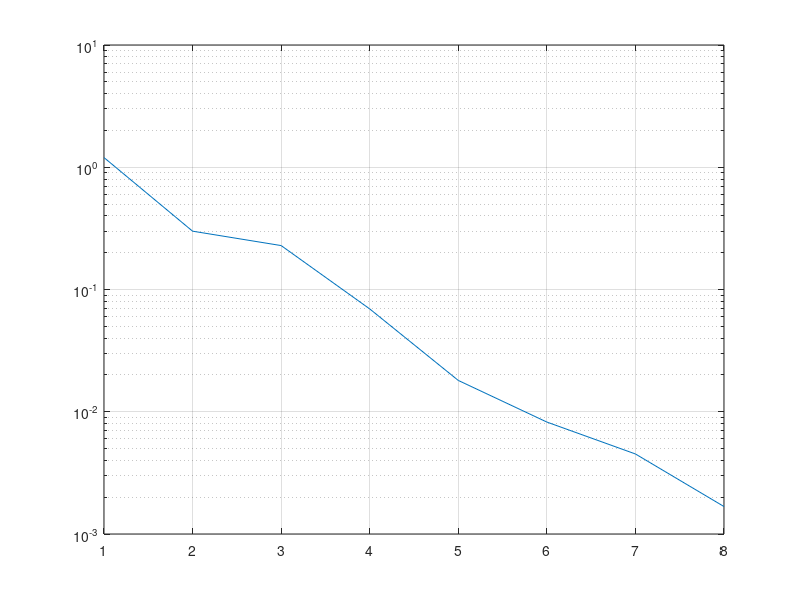

Write MATLAB code to recreate this figure.
clear
close all
A=[8 2 -4; 5 10 -3; -1 5 20];
b=[6; 12; 24];
x=[0 ;0 ;0];
D=[diag(diag(A))]
R=A-D
itermax=100
tol=10^(-3)

for i=1 :itermax
   x(:,i+1)=D\(b-R*x(:,i));
   err=x(:,i+1)-x(:,i);
   z(i)=norm(err,inf);
    if err<tol
        break;
    end
end
x
semilogy(z);
grid on
